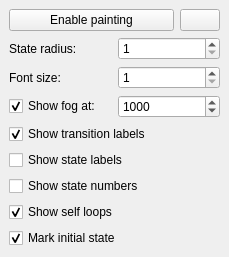
<?xml version="1.0" encoding="UTF-8"?>
<ui version="4.0">
 <class>GLWidget</class>
 <widget class="QDockWidget" name="GLWidget">
  <property name="geometry">
   <rect>
    <x>0</x>
    <y>0</y>
    <width>229</width>
    <height>236</height>
   </rect>
  </property>
  <property name="font">
   <font>
    <weight>75</weight>
    <bold>true</bold>
   </font>
  </property>
  <property name="windowTitle">
   <string>Visualisation</string>
  </property>
  <widget class="QWidget" name="dockWidgetContents">
   <property name="font">
    <font>
     <weight>50</weight>
     <bold>false</bold>
    </font>
   </property>
   <layout class="QVBoxLayout" name="verticalLayout">
    <item>
     <layout class="QHBoxLayout" name="horizontalLayout">
      <property name="sizeConstraint">
       <enum>QLayout::SetMinimumSize</enum>
      </property>
      <item>
       <widget class="QPushButton" name="btnPaint">
        <property name="text">
         <string>Enable painting</string>
        </property>
        <property name="checkable">
         <bool>true</bool>
        </property>
        <property name="checked">
         <bool>false</bool>
        </property>
       </widget>
      </item>
      <item>
       <widget class="QPushButton" name="btnSelectColor">
        <property name="sizePolicy">
         <sizepolicy hsizetype="Fixed" vsizetype="Fixed">
          <horstretch>0</horstretch>
          <verstretch>0</verstretch>
         </sizepolicy>
        </property>
        <property name="text">
         <string/>
        </property>
       </widget>
      </item>
     </layout>
    </item>
    <item>
     <layout class="QHBoxLayout" name="horizontalLayout_2">
      <item>
       <widget class="QLabel" name="labelRadius">
        <property name="text">
         <string>State radius:</string>
        </property>
       </widget>
      </item>
      <item>
       <widget class="QSpinBox" name="spinRadius">
        <property name="minimum">
         <number>1</number>
        </property>
        <property name="maximum">
         <number>50</number>
        </property>
        <property name="value">
         <number></number>
        </property>
       </widget>
      </item>
     </layout>
    </item>
    <item>
     <layout class="QHBoxLayout" name="horizontalLayout_3">
      <item>
       <widget class="QLabel" name="labelFontSize">
        <property name="text">
         <string>Font size:</string>
        </property>
       </widget>
      </item>
      <item>
       <widget class="QSpinBox" name="spinFontSize">
        <property name="minimum">
         <number>1</number>
        </property>
        <property name="maximum">
         <number>50</number>
        </property>
        <property name="value">
         <number></number>
        </property>
       </widget>
      </item>
     </layout>
    </item>
    <item>
     <layout class="QHBoxLayout" name="horizontalLayout_4">
      <item>
       <widget class="QCheckBox" name="cbFog">
        <property name="text">
         <string>Show fog at:</string>
        </property>
        <property name="checked">
         <bool>true</bool>
        </property>
       </widget>
      </item>
      <item>
       <widget class="QSpinBox" name="spinFog">
        <property name="maximum">
         <number>10000</number>
        </property>
        <property name="singleStep">
         <number>100</number>
        </property>
        <property name="value">
         <number>1000</number>
        </property>
       </widget>
      </item>
     </layout>
    </item>
    <item>
     <widget class="QCheckBox" name="cbTransitionLabels">
      <property name="text">
       <string>Show transition labels</string>
      </property>
      <property name="checked">
       <bool>true</bool>
      </property>
     </widget>
    </item>
    <item>
     <widget class="QCheckBox" name="cbStateLabels">
      <property name="text">
       <string>Show state labels</string>
      </property>
      <property name="checked">
       <bool>false</bool>
      </property>
     </widget>
    </item>
    <item>
     <widget class="QCheckBox" name="cbStateNumbers">
      <property name="text">
       <string>Show state numbers</string>
      </property>
     </widget>
    </item>
    <item>
     <widget class="QCheckBox" name="cbSelfLoops">
      <property name="text">
       <string>Show self loops</string>
      </property>
      <property name="checked">
       <bool>true</bool>
      </property>
     </widget>
    </item>
    <item>
     <widget class="QCheckBox" name="cbInitial">
      <property name="text">
       <string>Mark initial state</string>
      </property>
      <property name="checked">
       <bool>true</bool>
      </property>
     </widget>
    </item>
   </layout>
  </widget>
 </widget>
 <resources/>
 <connections/>
</ui>
